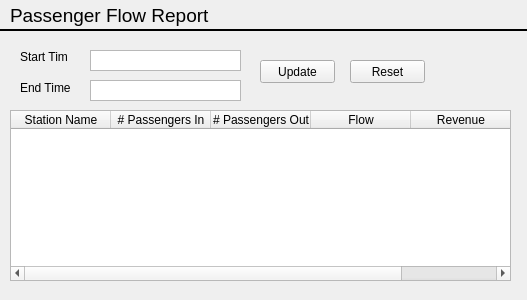
<?xml version="1.0" encoding="UTF-8"?>
<ui version="4.0">
 <class>Form</class>
 <widget class="QWidget" name="Form">
  <property name="geometry">
   <rect>
    <x>0</x>
    <y>0</y>
    <width>527</width>
    <height>300</height>
   </rect>
  </property>
  <property name="windowTitle">
   <string>Passenger Flow Report</string>
  </property>
  <widget class="Line" name="line">
   <property name="windowModality">
    <enum>Qt::ApplicationModal</enum>
   </property>
   <property name="geometry">
    <rect>
     <x>0</x>
     <y>20</y>
     <width>531</width>
     <height>20</height>
    </rect>
   </property>
   <property name="maximumSize">
    <size>
     <width>16777215</width>
     <height>16777215</height>
    </size>
   </property>
   <property name="font">
    <font>
     <pointsize>8</pointsize>
    </font>
   </property>
   <property name="mouseTracking">
    <bool>true</bool>
   </property>
   <property name="autoFillBackground">
    <bool>false</bool>
   </property>
   <property name="styleSheet">
    <string notr="true"/>
   </property>
   <property name="frameShadow">
    <enum>QFrame::Plain</enum>
   </property>
   <property name="lineWidth">
    <number>2</number>
   </property>
   <property name="orientation">
    <enum>Qt::Horizontal</enum>
   </property>
  </widget>
  <widget class="QLabel" name="frameLabelTop">
   <property name="geometry">
    <rect>
     <x>10</x>
     <y>0</y>
     <width>211</width>
     <height>31</height>
    </rect>
   </property>
   <property name="font">
    <font>
     <pointsize>14</pointsize>
    </font>
   </property>
   <property name="autoFillBackground">
    <bool>false</bool>
   </property>
   <property name="styleSheet">
    <string notr="true">QLabel {background-color: transparent}</string>
   </property>
   <property name="text">
    <string>Passenger Flow Report</string>
   </property>
  </widget>
  <widget class="QLabel" name="label">
   <property name="geometry">
    <rect>
     <x>20</x>
     <y>50</y>
     <width>47</width>
     <height>13</height>
    </rect>
   </property>
   <property name="text">
    <string>Start Time</string>
   </property>
  </widget>
  <widget class="QLabel" name="label_2">
   <property name="geometry">
    <rect>
     <x>20</x>
     <y>80</y>
     <width>51</width>
     <height>16</height>
    </rect>
   </property>
   <property name="text">
    <string>End Time</string>
   </property>
  </widget>
  <widget class="QPlainTextEdit" name="plainTextEdit">
   <property name="geometry">
    <rect>
     <x>90</x>
     <y>50</y>
     <width>151</width>
     <height>21</height>
    </rect>
   </property>
   <property name="verticalScrollBarPolicy">
    <enum>Qt::ScrollBarAlwaysOff</enum>
   </property>
  </widget>
  <widget class="QPlainTextEdit" name="plainTextEdit_2">
   <property name="geometry">
    <rect>
     <x>90</x>
     <y>80</y>
     <width>151</width>
     <height>21</height>
    </rect>
   </property>
   <property name="verticalScrollBarPolicy">
    <enum>Qt::ScrollBarAlwaysOff</enum>
   </property>
  </widget>
  <widget class="QPushButton" name="pushButton">
   <property name="geometry">
    <rect>
     <x>260</x>
     <y>60</y>
     <width>75</width>
     <height>23</height>
    </rect>
   </property>
   <property name="text">
    <string>Update</string>
   </property>
  </widget>
  <widget class="QPushButton" name="pushButton_2">
   <property name="geometry">
    <rect>
     <x>350</x>
     <y>60</y>
     <width>75</width>
     <height>23</height>
    </rect>
   </property>
   <property name="text">
    <string>Reset</string>
   </property>
  </widget>
  <widget class="QTableWidget" name="tableWidget">
   <property name="geometry">
    <rect>
     <x>10</x>
     <y>110</y>
     <width>501</width>
     <height>171</height>
    </rect>
   </property>
   <column>
    <property name="text">
     <string>Station Name</string>
    </property>
   </column>
   <column>
    <property name="text">
     <string># Passengers In</string>
    </property>
   </column>
   <column>
    <property name="text">
     <string># Passengers Out</string>
    </property>
   </column>
   <column>
    <property name="text">
     <string>Flow</string>
    </property>
   </column>
   <column>
    <property name="text">
     <string>Revenue</string>
    </property>
   </column>
  </widget>
 </widget>
 <resources/>
 <connections/>
</ui>
